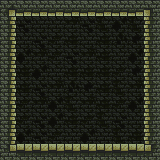

Rendered tile map (Tiled .tmx) drawn with the repository's tilesets; below, a short description and the full map source, tile grids included:
An orthogonal 10x10 tile map with 16x16 px tiles, 2 tile layers (tlo, map).

<map version="1.0" tiledversion="1.1.4" orientation="orthogonal" renderorder="right-down" width="10" height="10" tilewidth="16" tileheight="16" infinite="0" nextobjectid="1">
 <tileset firstgid="1" source="dungeon.tsx" />
 <layer name="tlo" width="10" height="10">
  <data encoding="csv">
69,48,49,50,59,80,80,80,48,79,
48,59,48,48,70,59,50,69,50,48,
80,48,59,80,60,48,60,79,49,49,
60,69,70,80,59,70,60,48,69,49,
60,60,69,48,60,60,60,80,49,49,
60,60,59,70,79,49,60,50,70,79,
79,80,70,69,50,70,60,80,69,59,
80,80,59,69,60,80,50,59,48,50,
59,69,59,80,48,69,48,50,60,79,
79,70,69,80,48,49,70,48,59,80
</data>
 </layer>
 <layer name="map" width="10" height="10">
  <data encoding="csv">
61,62,62,63,63,62,62,63,62,64,
81,0,0,0,0,0,0,0,0,74,
71,0,0,0,0,0,0,0,0,74,
81,0,0,0,0,0,0,0,0,84,
71,0,0,0,0,0,0,0,0,74,
71,0,0,0,0,0,0,0,0,84,
71,0,0,0,0,0,0,0,0,74,
71,0,0,0,0,0,0,0,0,84,
81,0,0,0,0,0,0,0,0,74,
91,93,92,92,92,93,93,93,92,94
</data>
 </layer>
</map>